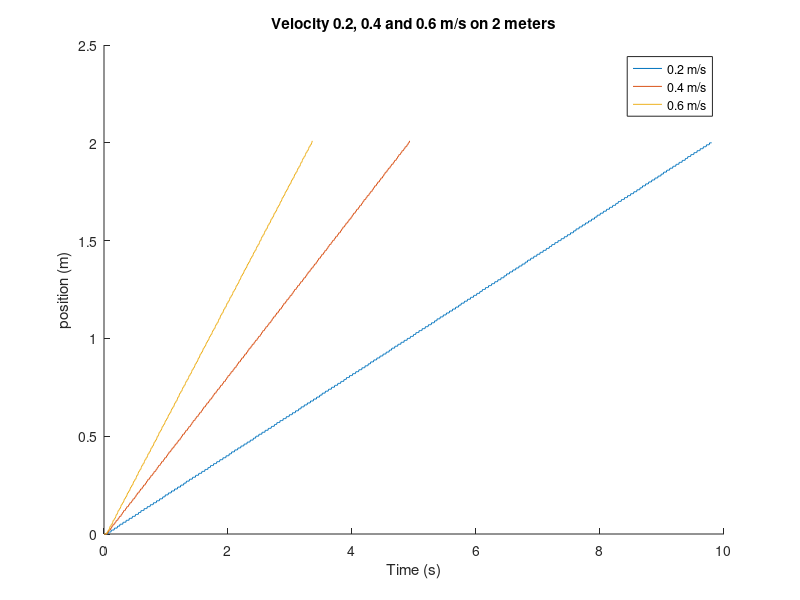
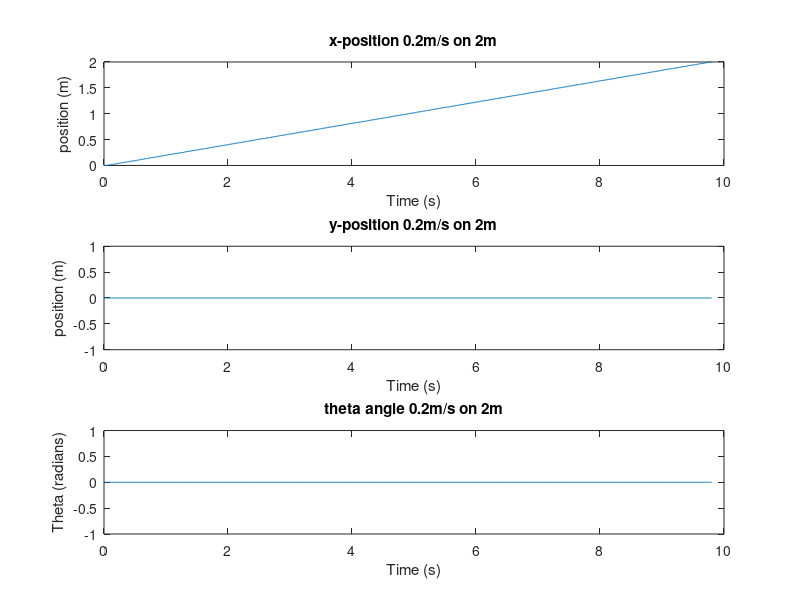
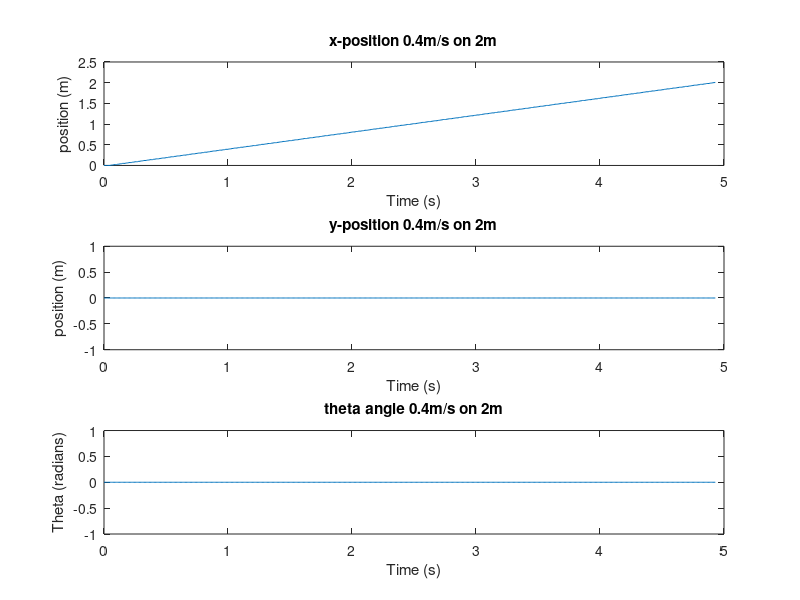
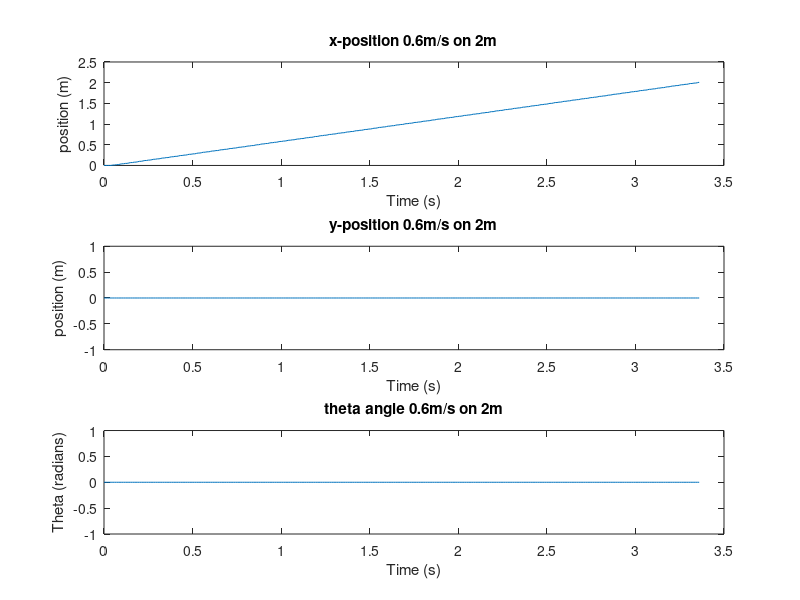

Write the MATLAB code that produced these figures, in order.

%% 3.3 - Odemetry Speed VS time. 0.2m/s on 2 meters. Plot x,y,theta
clc
clear
F = importdata('data_log_2m_02.dat');
t = linspace(0, length(F(:,1)), length(F(:,1)));
t = t./100;

figure(1)

subplot(3,1,1)
plot(t,F(:,2))
title('x-position 0.2m/s on 2m')
xlabel('Time (s)')
ylabel('position (m)')
%xlim([0 500]);
%ylim([-0.35 0.35]);

subplot(3,1,2)
plot(t,F(:,3))
title('y-position 0.2m/s on 2m')
xlabel('Time (s)')
ylabel('position (m)')
%xlim([0 500]);
%ylim([-0.35 0.35]);

subplot(3,1,3)
plot(t,F(:,4))
title('theta angle 0.2m/s on 2m')
xlabel('Time (s)')
ylabel('Theta (radians)')
%xlim([0 500]);
%ylim([-0.35 0.35]);

%% 3.3 - Odemetry Speed VS time. 0.4m/s on 2 meters. Plot x,y,theta
clc
clear
F = importdata('data_log_2m_04.dat');
t = linspace(0, length(F(:,1)), length(F(:,1)));
t = t./100;

figure(2)

subplot(3,1,1)
plot(t,F(:,2))
title('x-position 0.4m/s on 2m')
xlabel('Time (s)')
ylabel('position (m)')
%xlim([0 500]);
%ylim([-0.35 0.35]);

subplot(3,1,2)
plot(t,F(:,3))
title('y-position 0.4m/s on 2m')
xlabel('Time (s)')
ylabel('position (m)')
%xlim([0 500]);
%ylim([-0.35 0.35]);

subplot(3,1,3)
plot(t,F(:,4))
title('theta angle 0.4m/s on 2m')
xlabel('Time (s)')
ylabel('Theta (radians)')
%xlim([0 500]);
%ylim([-0.35 0.35]);

%% 3.3 - Odemetry Speed VS time. 0.6m/s on 2 meters. Plot x,y,theta
clc
clear
F = importdata('data_log_2m_06.dat');
t = linspace(0, length(F(:,1)), length(F(:,1)));
t = t./100;

figure(3)

subplot(3,1,1)
plot(t,F(:,2))
title('x-position 0.6m/s on 2m')
xlabel('Time (s)')
ylabel('position (m)')
%xlim([0 500]);
%ylim([-0.35 0.35]);

subplot(3,1,2)
plot(t,F(:,3))
title('y-position 0.6m/s on 2m')
xlabel('Time (s)')
ylabel('position (m)')
%xlim([0 500]);
%ylim([-0.35 0.35]);

subplot(3,1,3)
plot(t,F(:,4))
title('theta angle 0.6m/s on 2m')
xlabel('Time (s)')
ylabel('Theta (radians)')
%xlim([0 500]);
%ylim([-0.35 0.35]);

%% Total plot of different speed settings.
clc
clear
close
A = importdata('data_log_2m_02.dat');
B = importdata('data_log_2m_04.dat');
C = importdata('data_log_2m_06.dat');

tA = linspace(0, length(A(:,1)), length(A(:,1)));
tA = tA./100;
tB = linspace(0, length(B(:,1)), length(B(:,1)));
tB = tB./100;
tC = linspace(0, length(C(:,1)), length(C(:,1)));
tC = tC./100;

figure(4)
hold all
plot(tA,A(:,2),'DisplayName','0.2 m/s')
plot(tB,B(:,2),'DisplayName','0.4 m/s')
plot(tC,C(:,2),'DisplayName','0.6 m/s')
title('Velocity 0.2, 0.4 and 0.6 m/s on 2 meters')
xlabel('Time (s)')
ylabel('position (m)')

legend('show')

print -painters -dpdf -r600 test.pdf
%legend('0.2 m/s','0.4 m/s', '0.6 m/s')



